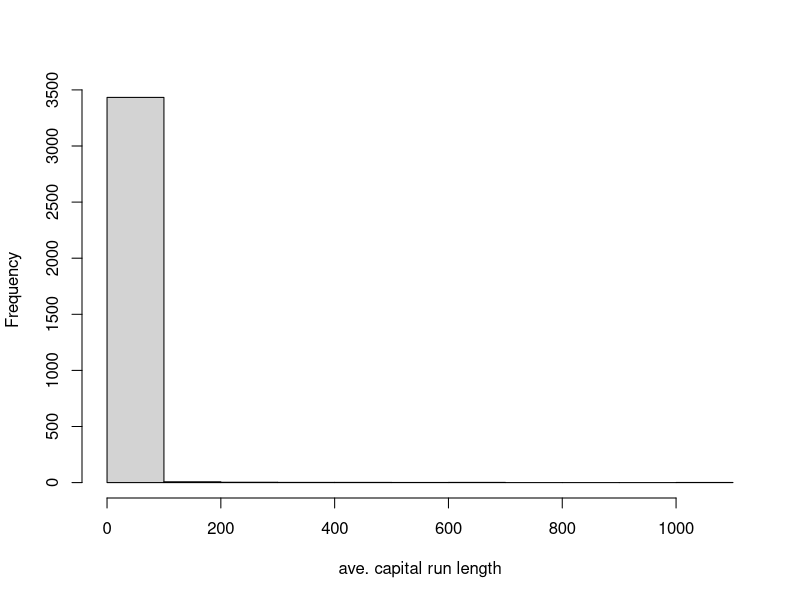

The R source for this figure:
#The Caret Package. 

#Functionality
#*Some preprocessing(cleaning)
#  -PreProcess
#*Data splitting
#  -createDataPartition
#  -CreateResample
#  -CreateTimeSlices
#*Training/testing functions
#  -train
#  -predict
#*Model comparison
#  -confudionMatrix


###########SPAM EXAMPLE################# 

#Data Splitting
library(caret);
library(kernlab)
data(spam)

inTrain<-createDataPartition(y=spam$type,p=0.75,list=FALSE)
training<-spam[inTrain,]
testing<-spam[-inTrain,]

dim(training)

#Fit a Model. 

set.seed(32343)
install.packages('e1071', dependencies=TRUE)
modelFit<-train(type ~.,data=training,method="glm")
modelFit

#FinalModel
modelFit$finalModel

#Prediction 
predictions<-predict(modelFit,newdata=testing)
predictions

#Confusion Matrix
confusionMatrix(predictions,testing$type)


###############################################################
###############################################################
#########################################################

#FOLDS
set.seed(32323)
folds<-createFolds(y=spam$type,k=10,list=T,returnTrain=T)
sapply(folds,length)

folds[[1]][1:10]

#RESAMPLING 
set.seed(32323)
folds<-createResample(y=spam$type,times=10,list=T)
sapply(folds,length)

#Time Slices. 


#############################################################
####################PREPROCESSING############################
#############################################################


hist(training$capitalAve,main="",xlab="ave. capital run length")

mean(training$capitalAve)

sd(training$capitalAve)

#Standardizing

trainCapAve<-training$capitalAve
trainCapAveS<-(trainCapAve-mean(trainCapAve))/sd(trainCapAve)

sd(trainCapAveS)
